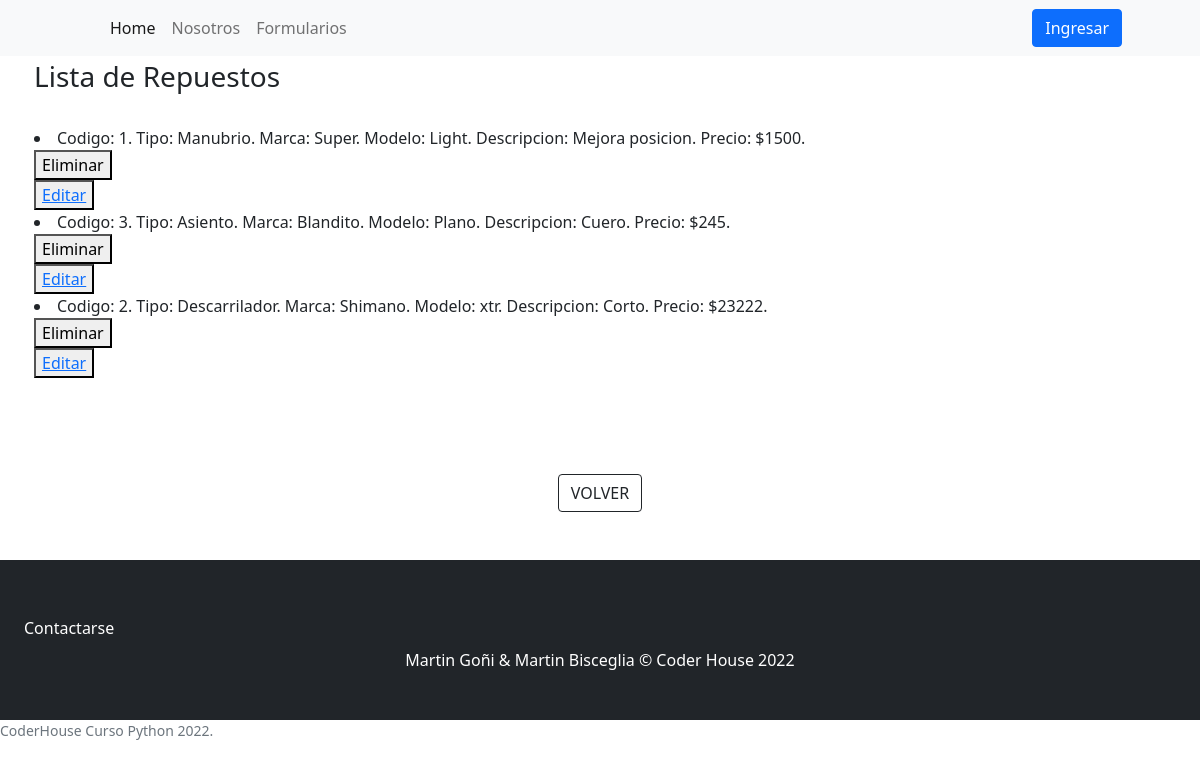
Before: /Appventas/LeerRepuestos/ with the older database file.
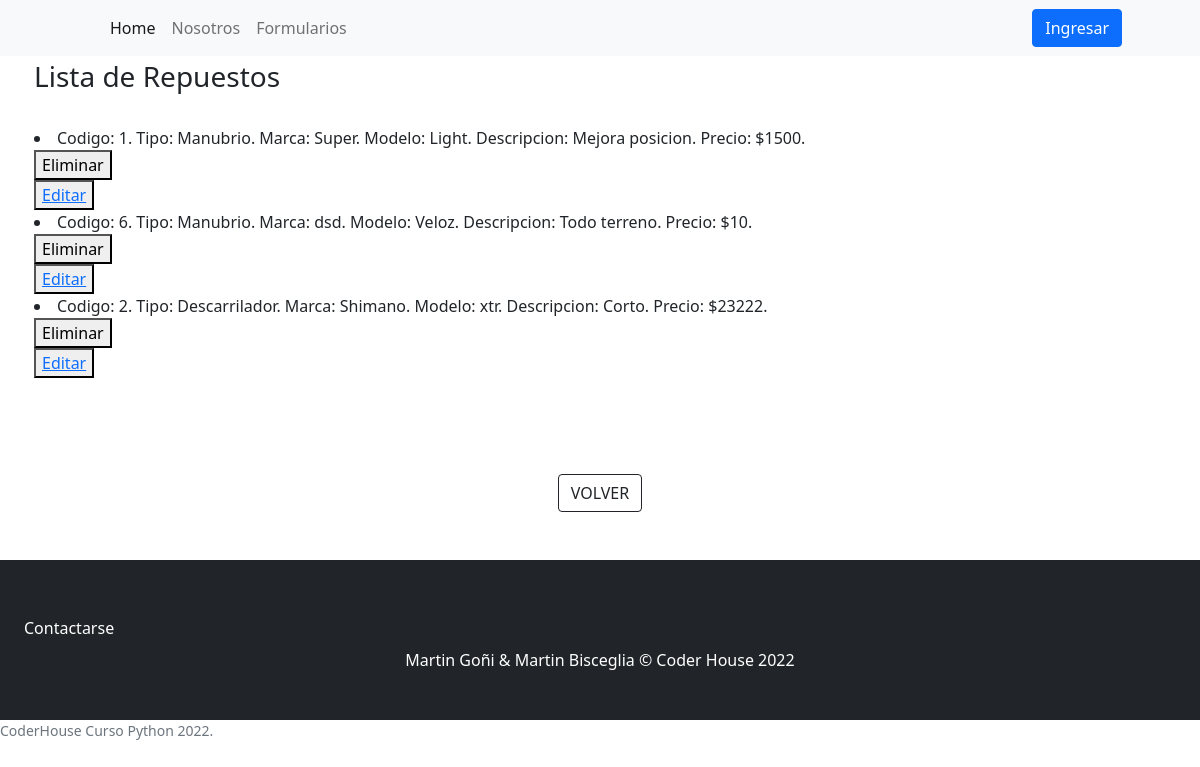
After: the same page with the newer database file.
### Appventas/models.py (models this page shows, shortened)
class producto (models.Model):
    codigo = models.IntegerField()
    marca = models.CharField(max_length=30)
    modelo = models.CharField(max_length=30)
    descripcion = models.CharField(max_length=100)
    precio = models.IntegerField()
    class Meta:
        abstract = True

class repuestos(producto):#Borre fabricante
    tipo = models.CharField(max_length=30)

### Appventas/views.py (the view)
# urls.py: path('LeerRepuestos/',LeerRepu, name="LeerRepues") ,
def LeerRepu (request):
    print("method:", request.method) #Va  a imprimir por terminal el método que utilizamos.
    FormularioRepuestos=repuestos.objects.all()
    contexto={"Repuestos":FormularioRepuestos}
    return render (request, "VerFormulario_Repuestos.html",contexto)

### Appventas/templates/VerFormulario_Repuestos.html
{% extends 'Padre.html' %}
{% load static %}
{% block bloquecambia %}
<div  class="container px-4 px-lg-1 mt-1">
    <h3>Lista de Repuestos</h3>
    <br>
        {% for Item in Repuestos  %}
        <li>Codigo: {{Item.codigo}}. Tipo: {{Item.tipo}}. Marca: {{Item.marca}}. Modelo: {{Item.modelo}}. Descripcion: {{Item.descripcion}}. Precio: ${{Item.precio}}.</li>
        <div>
            <form action="{% url 'Eliminarbici' Item.id %}" method = "POST">{% csrf_token %}
                 <button type="submit">Eliminar</button>
            </form>
            <button>
                <a href="{% url 'Editarrepu' Item.id %}">Editar</a>
           </button>
        </div>
        {% endfor %}
    <br><br>
    <br><br>
   <div class="text-center" ><a class="btn btn-outline-dark mt-auto" href="/Appventas/">VOLVER</a></div>
    <br><br>
</div>
{% endblock bloquecambia %}

### Appventas/templates/Padre.html (shortened to what this page needs)
<!DOCTYPE html>
<html lang="en">
    <head>
        {% load static %}
        <link href="https://cdn.jsdelivr.net/npm/bootstrap-icons@1.5.0/font/bootstrap-icons.css" rel="stylesheet" />
        <link href="{% static 'css/styles.css' %}" rel="stylesheet" />
    </head>
    <body>
         <nav class="navbar navbar-expand-lg navbar-light bg-light">
            <div class="container px-4 px-lg-5">
                <div class="collapse navbar-collapse" id="navbarSupportedContent">
                    <ul class="navbar-nav me-auto mb-2 mb-lg-0 ms-lg-4 container">
                        <li class="nav-item"><a class="nav-link active" aria-current="page" href="/Appventas/">Home</a></li>
                        <li class="nav-item"><a class="nav-link" href="{% url 'Nosotros' %}">Nosotros</a></li>
                        <li class="nav-item"><a class="nav-link" href="{% url 'Formularios' %}">Formularios</a></li>
                    </ul>
                    <a class="btn btn-primary" href="">Ingresar</a>
                </div>
            </div>
        </nav>
         {% block bloquecambia %}{% endblock bloquecambia %}
        <footer class="py-5 bg-dark">
            <ul class="navbar-nav me-auto mb-2 mb-lg-0 ms-lg-4">
                <li class="nav-item"><a class="nav-link active text-white aria-current=" href="{% url 'EnviarMensaje' %}">Contactarse</a></li>
            </ul>
            <div class="container"><p class="m-0 text-center text-white">Martin Goñi & Martin Bisceglia &copy; Coder House 2022</p></div>
        </footer>
        <p class="text-muted small mb-4 mb-lg-0">CoderHouse Curso Python 2022.</p>
    </body>
</html>

Changed rows visible on the page:
removed repuestos: codigo "3", tipo "Asiento", marca "Blandito", modelo "Plano", descripcion "Cuero", precio "245"
added repuestos: codigo "6", tipo "Manubrio", marca "dsd", modelo "Veloz", descripcion "Todo terreno", precio "10"
